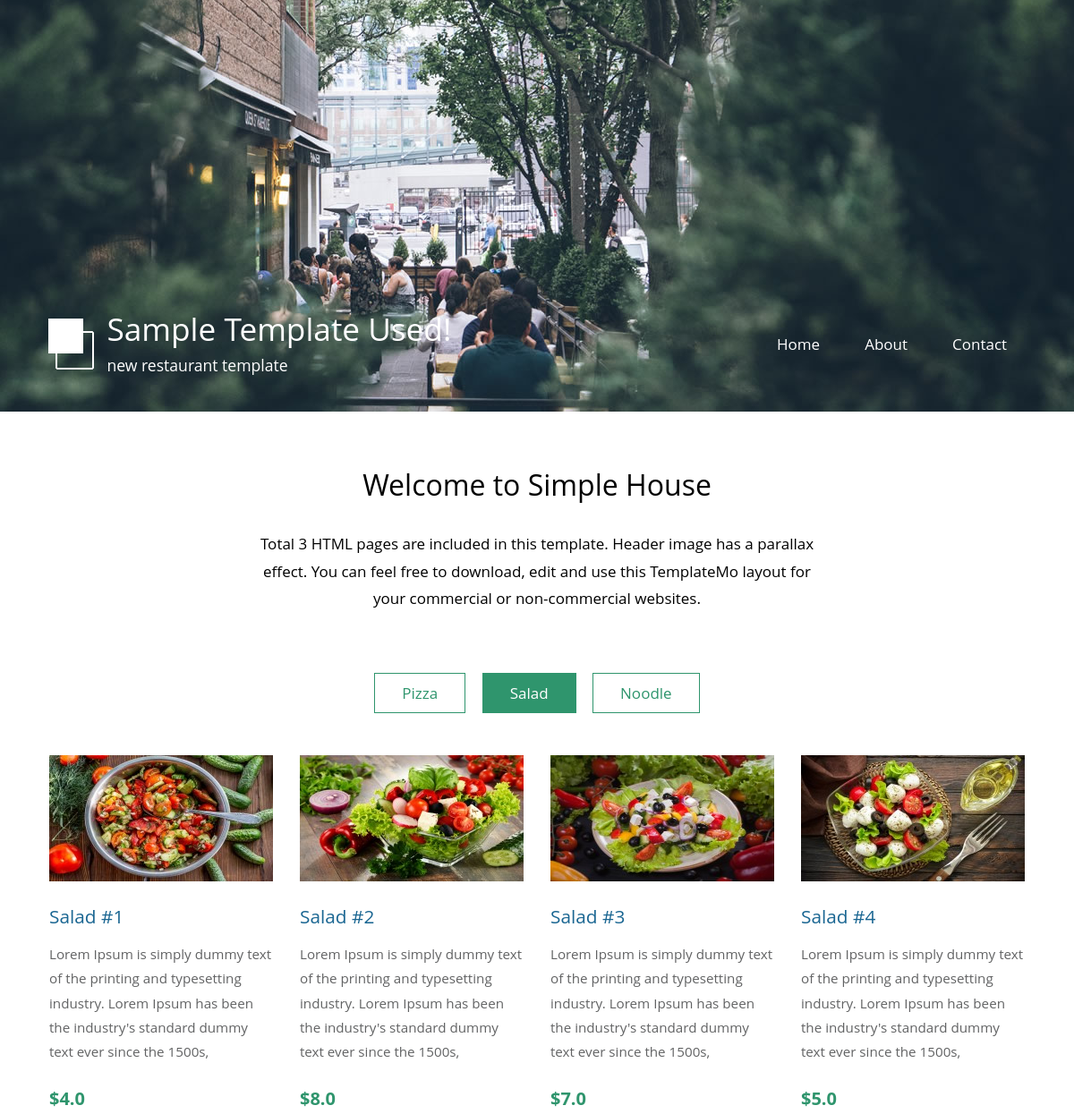
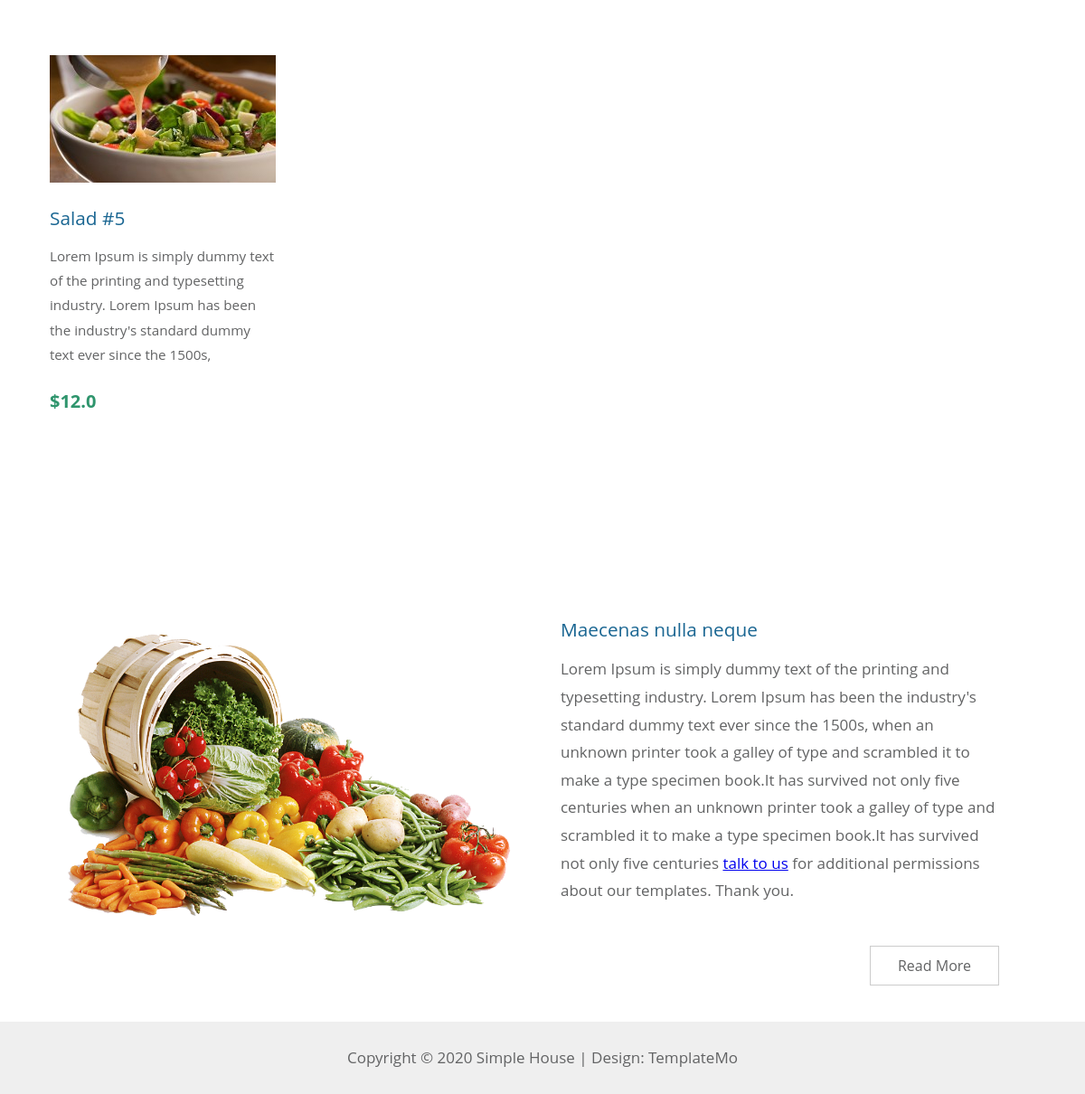
The page /salad/ on the database its author committed (2 pictures, top to bottom).
### store/models.py (models this page shows, shortened)
class Salad(models.Model):
    objects = models.Manager()
    image = models.ImageField(blank=True, null=True)
    name = models.CharField(max_length=100, blank=True, null=True)
    description = models.CharField(max_length=300, blank=True, null=True)
    price = models.FloatField()
    @property
    def imageURL(self):
        try:
            url = self.image.url
        except:
            url = ''
        return url

### store/views.py (the view)
# urls.py: path('salad/', views.salad, name='salad'),
def salad(request):
    orders = Salad.objects.all()
    context = {'orders': orders}
    return render(request, 'store/salad.html', context)

### store/templates/store/salad.html (shortened to what this page needs)
{% extends 'store/index.html' %}
{% load static %}
{% block content %}
<header class="row tm-welcome-section">
    <h2 class="col-12 text-center tm-section-title">Welcome to Simple House</h2>
    <p class="col-12 text-center">Total 3 HTML pages are included in this template. Header image has a parallax
        effect. You can feel free to download, edit and use this TemplateMo layout for your commercial or
        non-commercial websites.</p>
</header>
<div class="paging-links">
    <nav>
        <ul>
            <li class="paging-item "><a href="{% url 'homepage' %}" class="paging-link">Pizza</a></li>
            <li class="paging-item "><a href="{% url 'salad' %}" class="paging-link active">Salad</a></li>
            <li class="paging-item "><a href="{% url 'noodle' %}" class="paging-link">Noodle</a></li>
        </ul>
    </nav>
</div>
<div class="row tm-gallery">
    <div id="tm-gallery-page-salad" class="tm-gallery-page">
        {% for a in orders %}
        <article class="col-lg-3 col-md-4 col-sm-6 col-12 tm-gallery-item">
            <figure>
                <img src="{{a.imageURL}}" alt="Image" class="img-fluid tm-gallery-img"/>
                <figcaption>
                    <h4 class="tm-gallery-title">{{a.name}}</h4>
                    <p class="tm-gallery-description">{{a.description}}</p>
                    <p class="tm-gallery-price"><strong>${{a.price}}</strong></p>
                </figcaption>
            </figure>
        </article>
        {% endfor %}
    </div>
</div>
<div class="tm-section tm-container-inner">
    <div class="row">
        <div class="col-md-6">
            <figure class="tm-description-figure">
                <img src="{% static 'img/saladd.png' %}" alt="Image" class="img-fluid"/>
            </figure>
        </div>
        <div class="col-md-6">
            <div class="tm-description-box">
                <h4 class="tm-gallery-title">Maecenas nulla neque</h4>
                <p class="tm-mb-45">
                    Lorem Ipsum is simply dummy text of the printing and typesetting industry.
                    Lorem Ipsum has been the industry's standard dummy text ever since the 1500s,
                    when an unknown printer took a galley of type and scrambled it to make a type specimen book.It has
                    survived not only five centuries
                    when an unknown printer took a galley of type and scrambled it to make a type specimen book.It has
                    survived not only five centuries <a rel="nofollow"
                                                        href="https://templatemo.com/contact">talk
                    to us</a> for additional permissions about our templates. Thank you.</p>
                <a href="{% url 'about' %}" class="tm-btn tm-btn-default tm-right">Read More</a>
            </div>
        </div>
    </div>
</div>
{% endblock content %}

### static/css/templatemo-style.css (style rules this page uses)
ul, nav, body, h1, h2, h4, h6, p, figure { margin: 0; padding: 0; }
a, button { transition: all 0.3s ease; }
html { box-sizing: border-box; -ms-overflow-style: scrollbar; }
*, *::before, *::after { box-sizing: inherit; }
.tm-container-inner, .tm-container-inner-2 { padding-left: 15px; padding-right: 15px; }
.row { display: -ms-flexbox; display: flex; -ms-flex-wrap: wrap; flex-wrap: wrap; margin-left: -15px; margin-right: -15px; }
.col-lg-3, .col-lg-4, .col-lg-6, .col-md-4, .col-md-6, .col-sm-6, .col-12 { position: relative; width: 100%; padding-right: 15px; padding-left: 15px; }
.col-12 { -ms-flex: 0 0 100%; flex: 0 0 100%; max-width: 100%; }
@media (min-width: 576px) { .col-sm-6 { -ms-flex: 0 0 50%; flex: 0 0 50%; max-width: 50%; } }
@media (min-width: 768px) { .col-md-4 { -ms-flex: 0 0 33.333333%; flex: 0 0 33.333333%; max-width: 33.333333%; } }
@media (min-width: 768px) { .col-md-6 { -ms-flex: 0 0 50%; flex: 0 0 50%; max-width: 50%; } }
@media (min-width: 992px) { .col-lg-3 { -ms-flex: 0 0 25%; flex: 0 0 25%; max-width: 25%; } }
.tm-btn { display: inline-block; font-size: 1rem; width: auto; padding: 10px 30px; text-decoration: none; cursor: pointer; border: 0; }
.tm-btn-default { border: 1px solid #ccc; background-color: transparent; color: #626364; }
.tm-mb-45 { margin-bottom: 45px; }
.text-center { text-align: center; color: #000; }
.img-fluid { max-width: 100%; height: auto; }
body { font-family: 'Open Sans', Arial, sans-serif; font-size: 17px; background-color: #ccc; overflow-x: hidden; }
p, address { color: #626364; line-height: 1.8; }
.tm-welcome-section { margin: 60px auto; max-width: 655px; }
.tm-section-title { font-size: 2rem; font-weight: 400; margin-bottom: 30px; }
.tm-gallery { margin-bottom: 80px; }
.tm-gallery-page { max-width: 280px; margin-left: auto; margin-right: auto; display: -ms-flexbox; display: flex; -ms-flex-wrap: wrap; flex-wrap: wrap; }
.tm-gallery-description { font-size: 0.95rem; }
.tm-section, .tm-container-inner, .tm-container-inner-2 { margin-left: auto; margin-right: auto; }
@media (min-width: 576px) { .tm-gallery-page { max-width: 560px; } }
@media (min-width: 768px) { .tm-gallery-page, .tm-section, .tm-container-inner, .tm-container-inner-2 { max-width: 840px; } }
@media (min-width: 992px) { .tm-gallery-page, .tm-section { max-width: 1120px; } }
@media (min-width: 992px) { .tm-container-inner { max-width: 1120px; } }
.tm-gallery-item { max-width: 280px; }
.tm-gallery-img { margin-bottom: 20px; }
.tm-gallery-title { font-size: 1.3rem; font-weight: 400; color: #1A6692; margin-bottom: 15px; }
.tm-gallery-description { margin-bottom: 20px; }
.tm-gallery-price { font-size: 1.25rem; color: #2F956D; margin-bottom: 60px; }
.paging-links { text-align: center; margin-bottom: 40px; }
.paging-item { list-style: none; display: inline-block; border: 1px solid #2F956D; margin: 7px; }
.paging-link { padding: 10px 30px; display: flex; align-items: center; justify-content: center; text-decoration: none; color: #2F956D; background-color: transparent; }
.paging-link.active, .paging-link:hover { background-color: #2F956D; color: white; }
.tm-description-figure { text-align: center; }
.tm-description-box { margin-left: auto; margin-right: auto; }
.tm-description-box { padding-left: 0; padding-right: 0; display: flex; flex-direction: column; margin-top: 30px; max-width: 530px; }
@media (min-width: 768px) { .tm-description-box { padding-left: 5px; padding-right: 40px; margin-top: 0; } }
.tm-right { align-self: flex-end; }

### store/templates/store/salad.html (style rules this page uses)
.paging-links { text-align: center; margin-bottom: 40px; }
.paging-item { list-style: none; display: inline-block; border: 1px solid #2F956D; margin: 7px; }
.paging-link { padding: 10px 30px; display: flex; align-items: center; justify-content: center; text-decoration: none; color: #2F956D; background-color: transparent; }
.paging-link.active, .paging-link:hover { background-color: #2F956D; color: white; }

### rows shown on the page
Salad: imageURL (picture), name "Salad #1", description "Lorem Ipsum is simply dummy text of the printing and typesetting industry. Lorem Ipsum has been the industry's standard dummy text ever since the 1500s,", price "4.0"
Salad: imageURL (picture), name "Salad #2", description "Lorem Ipsum is simply dummy text of the printing and typesetting industry. Lorem Ipsum has been the industry's standard dummy text ever since the 1500s,", price "8.0"
Salad: imageURL (picture), name "Salad #3", description "Lorem Ipsum is simply dummy text of the printing and typesetting industry. Lorem Ipsum has been the industry's standard dummy text ever since the 1500s,", price "7.0"
Salad: imageURL (picture), name "Salad #4", description "Lorem Ipsum is simply dummy text of the printing and typesetting industry. Lorem Ipsum has been the industry's standard dummy text ever since the 1500s,", price "5.0"
Salad: imageURL (picture), name "Salad #5", description "Lorem Ipsum is simply dummy text of the printing and typesetting industry. Lorem Ipsum has been the industry's standard dummy text ever since the 1500s,", price "12.0"
